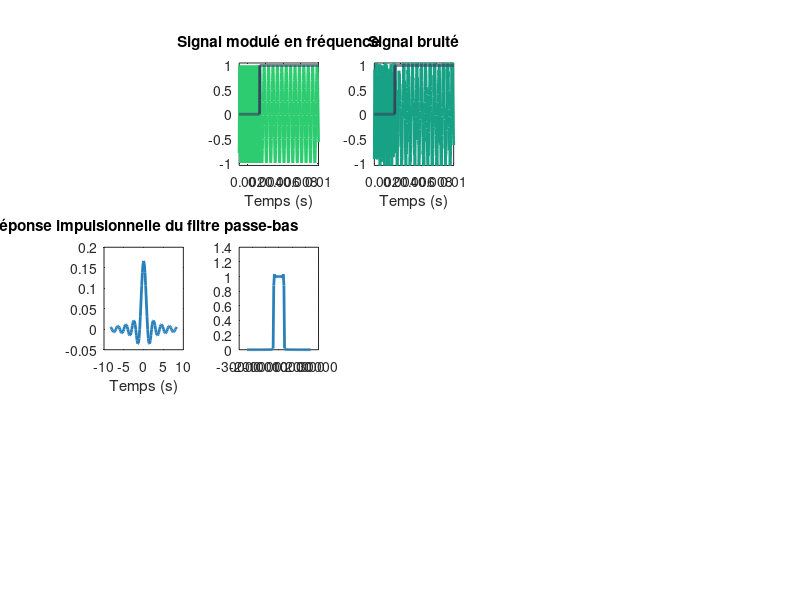

The MATLAB script that drew this image: (Note: this script raises an error after producing the figure.)
%% Constantes
F0 = 6000; % en Hz
F1 = 2000; % en Hz
Fe = 48000; % frequence échantillonnage (Hz)
Debit = 300; % en bits/s
Ordre = 101; % ordre du filtre
K = 11; % seuil d'énergie déterminé expérimentalement

Donnee = 'Aleatoire'; % 'Image' OU 'Aleatoire'
Numero_Image = 1; % choisir quelle image charger
Nb_bit = 100; % Si 'Aleatoire', définir nb de bit voulu
%%

%% Code

if strcmp(Donnee, 'Image')
    load './ressources/DonneesBinome' + Numero_Image + '.mat'
    Donnees = bits;
    Nb_bit = length(Donnees);
elseif strcmp(Donnee, 'Aleatoire')
    % Données aléatoires
    Donnees = randi([0, 1], 1, Nb_bit);
end

% Pour afficher la figure en plein écran
figure('units', 'normalized', 'outerposition', [0 0 1 1])

%% Constantes nécessaire pour la suite.
m = 3; n = 5; % nombre de lignes et colonnes des figures
Ts = 1 / Debit;
Te = 1 / Fe;
Ns = round(Ts / Te);
NRZ = kron(Donnees, ones(1, Ns));
t = (0:Te:(Ns * Nb_bit - 1) * Te);

%% Affichage du signal NRZ (pour avoir une grille)
% plot(t, NRZ, 'LineWidth', 2, 'Color', [0.20 0.29 0.37]);
% axis([0.004 0.01 -1.05 1.05])
% xlabel('Temps (s)')
% Affichage de la grille
% ax = gca;
% ax.XAxis.MinorTick = 'on';
% ax.XAxis.MinorTickValues = 0:Ts:(Ns * Nb_bit - 1) * Te;
% ax.XMinorGrid = 'on';
% ax.MinorGridAlpha = 0.7;

%% Affichage de la DSP par periodogramme
% periodogram(NRZ, [], length(NRZ), 1 / Ts)

%% Génération du signal x
phi0 = rand * 2 * pi;
phi1 = rand * 2 * pi;
x = (1 - NRZ) .* cos(2 * pi * F0 * t + phi0) + NRZ .* cos(2 * pi * F1 * t + phi1);
subplot(m, n, 2), plot(t, x, 'LineWidth', 2, 'Color', [0.18 0.80 0.44], 'DisplayName', 'x(t)'); hold on;
plot(t, NRZ, 'LineWidth', 2, 'Color', [0.20 0.29 0.37], 'DisplayName', 'NRZ');
title('Signal modulé en fréquence')
xlabel('Temps (s)')
axis([0.001 0.01 -1.05 1.05])

% Ajout de bruit
Px = mean(abs(x).^2); % puissance du signal
SNRdb = 5; % rapport signal sur bruit
Pb = Px / (10^(SNRdb / 10)); % puissance du bruit
x = x + Pb * randn(1, Ns * Nb_bit);
subplot(m, n, 3), plot(t, x, 'LineWidth', 2, 'Color', [0.09 0.63 0.52], 'DisplayName', 'x(t)'); hold on;
plot(t, NRZ, 'LineWidth', 2, 'Color', [0.20 0.29 0.37], 'DisplayName', 'NRZ');
title('Signal bruité')
xlabel('Temps (s)')
axis([0.001 0.01 -1.05 1.05])

%% Filtres
Fc = (min([F0 F1]) + abs(F0 - F1) / 2);
Retard = (Ordre - 1) / 2;

%% Filtre passe bas
h_bas = 2 * Fc * Te * sinc(2 * Fc * Te * (-Retard:Retard));
H_bas = fft(h_bas);

% Reponse impulsionnelle
subplot(m, n, 6), plot(2 * Fc * Te * (-Retard:Retard), h_bas, 'LineWidth', 2, 'Color', [0.16 0.50 0.73]);
title('Réponse impulsionnelle du filtre passe-bas')
xlabel('Temps (s)')
axis([-10 10 -0.05 0.2])

% Reponse fréquentielle
subplot(m, n, 7), plot(linspace(-Fe / 2, Fe / 2, Ordre), fftshift(abs(H_bas)), 'LineWidth', 2, 'Color', [0.16 0.50 0.73]);
xline(Fc, '--', 'Fc', 'LineWidth', 2, 'Color', [0.75 0.22 0.17]);
xline(-Fc, '--', 'Fc', 'LineWidth', 2, 'Color', [0.75 0.22 0.17]);
title('Réponse fréquentielle du filtre passe-bas')
xlabel('Fréquence (Hz)')
axis([-8000 8000 0 1.12])

% DSP
DSP_x = (1 / (Fe)) * abs(fft(x)).^2;
freq = 0:Fe / length(x):Fe - 1;
subplot(m, n, 8), plot(freq, DSP_x, 'r', 'DisplayName', 'DSP de x(t)', 'LineWidth', 2, 'Color', [0.09 0.63 0.52 0.5]); hold on;
plot(linspace(-Fe / 2, Fe / 2, Ordre), fftshift(abs(H_bas)), 'DisplayName', 'Filtre', 'LineWidth', 2, 'Color', [0.16 0.50 0.73]);
title('Réponse fréquentielle du filtre passe-bas')
xlabel('Fréquence (Hz)')
axis([0 7000 0 1.12])

% Sortie du filtre
y_bas_retarde = filter(h_bas, 1, [x zeros(1, Retard)]);
y_bas = y_bas_retarde(Retard + 1:end);
subplot(m, n, 9), plot(t, y_bas, 'DisplayName', 'Signal filtré', 'LineWidth', 2, 'Color', [0.16 0.50 0.73]); hold on
plot(t, NRZ, 'DisplayName', 'NRZ', 'LineWidth', 2, 'Color', [0.17 0.24 0.31])
title('Signal filtré en passe bas')
xlabel('Temps (s)')
axis([0.006 0.028 -1.1 1.1])

% DSP de la sortie du filtre
DSP_y_bas = (1 / (Fe)) * abs(fft(y_bas)).^2;
subplot(m, n, 10), plot(freq, DSP_y_bas, 'r', 'DisplayName', 'DSP de x(t) filtré', 'LineWidth', 2, 'Color', [0.16 0.50 0.73])
title('DSP du signal filtré en passe bas')
xlabel('Fréquence (Hz)')
axis([0 7000 0 10])

%% Filtre passe haut
h_haut = -h_bas;
h_haut(Retard) = 1 - Fc / Fe;
H_haut = fft(h_haut);

% Reponse impulsionnelle
subplot(m, n, 11), plot(2 * Fc * Te * (-Retard:Retard), h_haut, 'LineWidth', 2, 'Color', [0.16 0.50 0.73]);
title('Réponse impulsionnelle du filtre passe-haut')
xlabel('Temps (s)')
axis([-10 10 -0.2 1.2])

% Reponse fréquentielle
subplot(m, n, 12), plot(linspace(-Fe / 2, Fe / 2, Ordre), fftshift(abs(H_haut)), 'LineWidth', 2, 'Color', [0.16 0.50 0.73]);
xline(Fc, '--', 'Fc', 'LineWidth', 2, 'Color', [0.75 0.22 0.17]);
xline(-Fc, '--', 'Fc', 'LineWidth', 2, 'Color', [0.75 0.22 0.17]);
title('Réponse fréquentielle du filtre passe-haut')
xlabel('Fréquence (Hz)')
axis([-8000 8000 0 1.12])

% DSP
subplot(m, n, 13), plot(freq, DSP_x, 'r', 'DisplayName', 'DSP de x(t)', 'LineWidth', 2, 'Color', [0.09 0.63 0.52 0.5]); hold on;
plot(linspace(-Fe / 2, Fe / 2, Ordre), fftshift(abs(H_haut)), 'DisplayName', 'Filtre', 'LineWidth', 2, 'Color', [0.16 0.50 0.73]);
title('Réponse fréquentielle du filtre passe-haut')
xlabel('Fréquence (Hz)')
axis([0 7000 0 1.12])

% Sortie du filtre
y_haut_retarde = filter(h_haut, 1, [x zeros(1, Retard)]);
y_haut = y_haut_retarde(Retard + 1:end);
subplot(m, n, 14), plot(t, y_haut, 'DisplayName', 'Signal filtré', 'LineWidth', 2, 'Color', [0.16 0.50 0.73]); hold on
plot(t, NRZ, 'DisplayName', 'NRZ', 'LineWidth', 2, 'Color', [0.17 0.24 0.31])
title('Signal filtré en passe haut')
xlabel('Temps (s)')
axis([0.006 0.028 -1.5 1.5])

% DSP de la sortie du filtre
DSP_y_haut = (1 / (Fe)) * abs(fft(y_haut)).^2;
subplot(m, n, 15), plot(freq, DSP_y_haut, 'r', 'DisplayName', 'DSP de x(t) filtré', 'LineWidth', 2, 'Color', [0.16 0.50 0.73])
title('DSP du signal filtré en passe haut')
xlabel('Fréquence (Hz)')
axis([0 7000 0 10])

%% Détection d'énergie
y_bas_r = reshape(y_bas, Ns, Nb_bit);
X = sum(y_bas_r.^2, 1);
Donnee_retrouve = X > K;
Nb_erreur = sum(Donnees ~= Donnee_retrouve);
taux_erreur = Nb_erreur / Nb_bit;
fprintf('Taux d erreur du filtre passe bas : %1.f %', taux_erreur * 100);
subplot(m, n, 4), text(0, 1, sprintf('Taux passe-bas : %1.f %%', taux_erreur * 100), 'FontSize', 18);

%% Démodulateur FSK

phi0 = rand * 2 * pi;
phi1 = rand * 2 * pi;

x0 = x .* cos(2 * pi * F0 * t + phi0);
x1 = x .* cos(2 * pi * F1 * t + phi1);

x0_reshape = reshape(x0, Ns, Nb_bit);
X0 = sum(x0_reshape * Ts, 1);

x1_reshape = reshape(x1, Ns, Nb_bit);
X1 = sum(x1_reshape * Ts, 1);

X2 = X1 - X0;
Donnee_retrouve_2 = X2 > 0;

Nb_erreur_2 = sum(Donnees ~= Donnee_retrouve_2);
taux_erreur_2 = Nb_erreur_2 / Nb_bit;
fprintf('Taux d erreur du 1er démodulateur FSK : %1.f %', taux_erreur_2 * 100);
subplot(m, n, 4), text(0, 0.8, sprintf('Taux FSK 1 : %1.f %%', taux_erreur_2 * 100), 'FontSize', 18);

x0c = x .* cos(2 * pi * F0 * t);
x0s = x .* sin(2 * pi * F0 * t);
x1c = x .* cos(2 * pi * F1 * t);
x1s = x .* sin(2 * pi * F1 * t);

x0c_reshape = reshape(x0c, Ns, Nb_bit);
X0c = sum(x0c_reshape * Te, 1).^2;

x0s_reshape = reshape(x0s, Ns, Nb_bit);
X0s = sum(x0s_reshape * Te, 1).^2;

x1c_reshape = reshape(x1c, Ns, Nb_bit);
X1c = sum(x1c_reshape * Te, 1).^2;

x1s_reshape = reshape(x1s, Ns, Nb_bit);
X1s = sum(x1s_reshape * Te, 1).^2;

X2 = (X1c + X1s) - (X0c + X0s);

Donnee_retrouve_3 = X2 > 0;
Nb_erreur_3 = sum(Donnees ~= Donnee_retrouve_3);
taux_erreur_3 = Nb_erreur_3 / Nb_bit;
fprintf('Taux d erreur du 2eme démodulateur FSK : %1.f %%', taux_erreur_3 * 100);
subplot(m, n, 4), text(0, 0.6, sprintf('Taux FSK 2 : %1.f %%', taux_erreur_3 * 100), 'FontSize', 18);
subplot(m, n, 4), text(0, 0.4, 'Voir console pour + infos', 'FontSize', 18);
axis off;

if strcmp(Donnee, 'Image')
    reconstitution_image(Donnee_retrouve_3);
end
